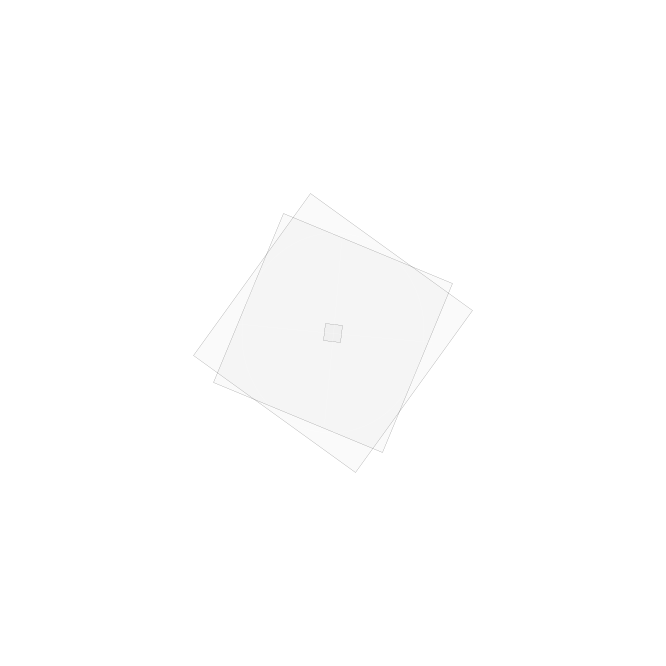
Frame 1 (no input)
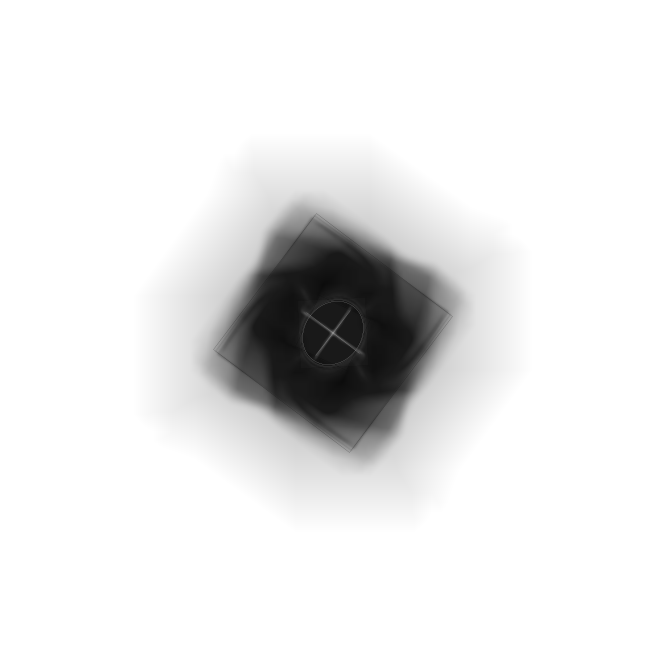
Frame 60 (the mouse pressed at the canvas centre just before this capture)
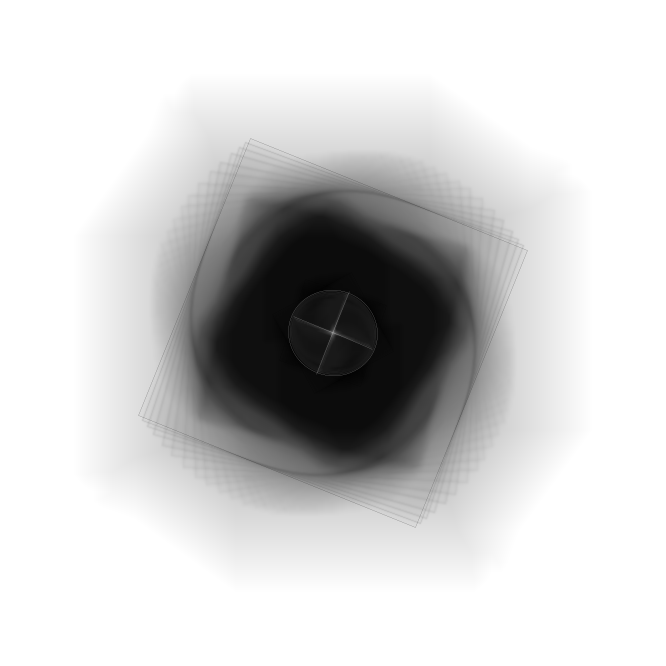
Frame 120 (the mouse held since frame 60 and released just before this capture)

The Processing sketch that drew these frames (run headless with seeded random() and noise(); from frame 60 on, the mouse is pressed at the canvas centre):

// Processing sketch: sketch_362
// ── sketch_362.pde
// 2017-03-02

float radius, bFill, alpha;
float t = 1;
float sizeO = random(400, width);
float dist1 = 942;

float bgS = 0;


Bubble[] bubbles;


void setup() {
  size(666, 666);
  smooth();
  background(255);

  bubbles = new Bubble[3];
  for (int i = 0; i < bubbles.length; i ++) {
    bubbles[i] = new Bubble();
  }
}

void draw() {
  //fade
  alpha = noise(t)*100;
  bFill = noise(t)*255;

  noFill();
  stroke(255, 125);
  filter(BLUR, .8);
  //bgS += .05;

  for (int i = 0; i < bubbles.length; i ++) {

    bubbles[i].display();
  }

  stroke(255);
  noFill();
  ellipse(width/2, height/2, bgS, bubbles[0].size);
  ellipse(width/2, height/2, bubbles[1].size, bgS);
  ellipse(width/2, height/2, bubbles[0].size, bubbles[1].size);
}
// ── Bubble.pde
class Bubble {
  float size;
  PVector loc, vel, acc;
  float soff = random(-2, 2);


  Bubble() {
    size = randomGaussian()*width/3-10;
    loc = new PVector(width/2, height/2);
    vel = new PVector(0, 0);
  }

  void display() {
    //noStroke();
    //noFill();
    fill(0, 5);
    stroke(0);

    soff += .01;
    strokeWeight(.01);
    boundry();
    grow();
    move();
    translate(-width/2, -height/2);
    rectMode(CENTER);
    rect(loc.x, loc.y, size, size);
  }

  void move() {
    translate(width/2, height/2);
    rotate(noise(soff)*5);
  }

  void grow() {
    if (size <= width*3) {
      size += noise(soff)*5;
    }
  }

  void boundry() {
    if (loc.x >= width || loc.x <= 0) {
      vel.x *= -1;
    }

    if (size >= width) {
      fill(255, .05);
    }
  }
}
// ── Paper.pde
class Paper {
  float size;
  PVector loc, vel, acc;
  float soff = 1;

  Paper() {
    size = randomGaussian()*width/3-10;
    loc = new PVector(width/2, height/2);
    vel = new PVector(0, 0);
  }

  void display() {
    fill(0,5);
    stroke(0);

    soff += .02;
    strokeWeight(.01);
    grow();
    move();
    translate(-width/2, -height/2);
    rectMode(CENTER);
    rect(loc.x, loc.y, size, size);
  }

  void move() {
    translate(width/2, height/2);
    rotate(noise(soff)*9);
  }

  void grow() {
    if (size <= width*3) {
      size += noise(soff)*5;
    }
  }

  void boundry() {
    if (loc.x >= width || loc.x <= 0) {
      vel.x *= -1;
    }
  }
}
